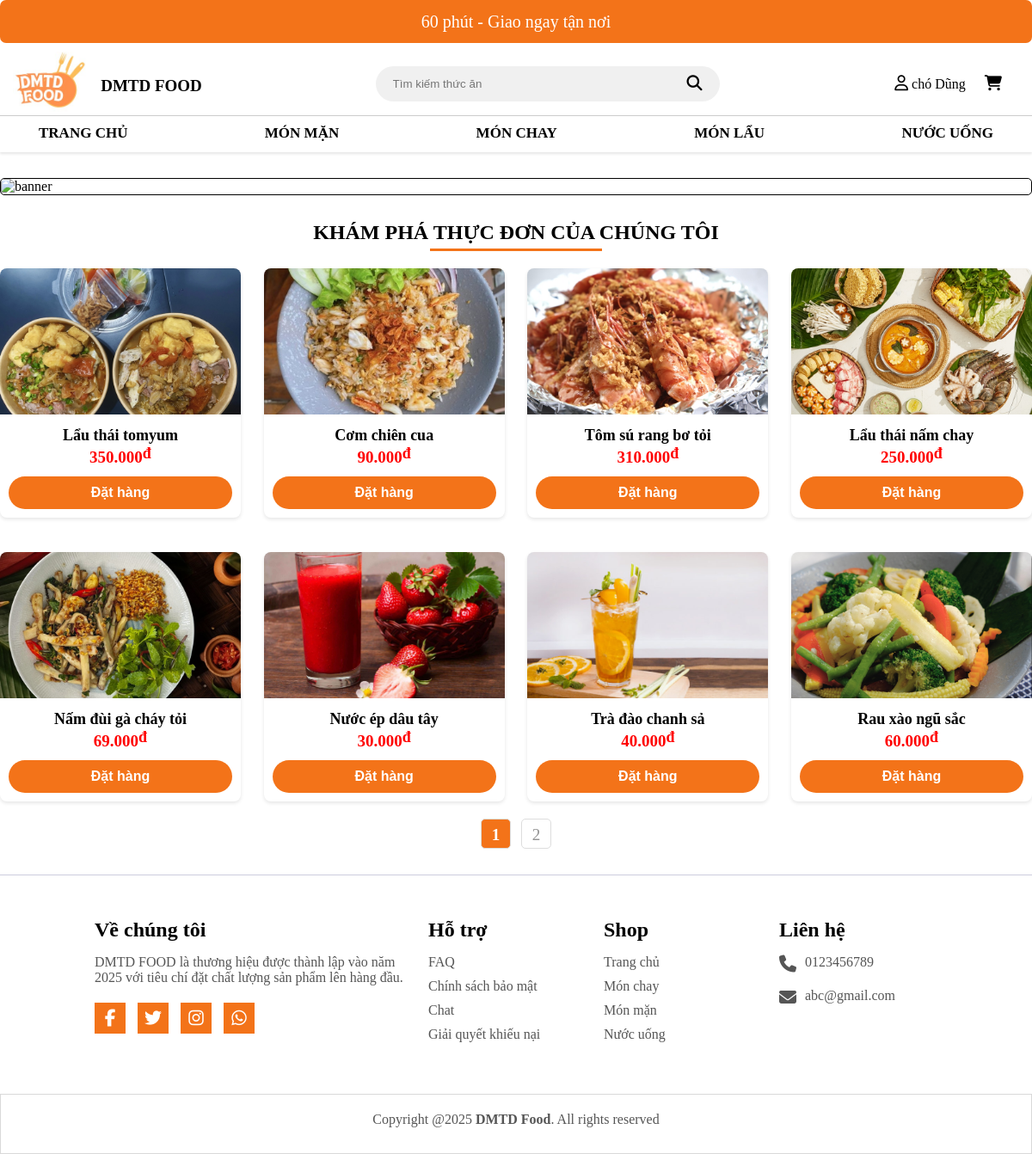
The app's page /controller/index.php (signed in) with its own data.
### tables this page shows
CREATE TABLE `sanpham` (
  `MaSP` int(250) NOT NULL,
  `MaLoaiSP` int(250) NOT NULL,
  `TenSP` varchar(70) NOT NULL,
  `DonGia` int(11) NOT NULL,
  `MoTa` varchar(250) NOT NULL,
  `HinhAnh` varchar(200) NOT NULL,
  `TrangThai` int(10) NOT NULL DEFAULT 1,
  `SoLuongBan` int(10) NOT NULL DEFAULT 0
);

### controller/index.php (called while the page is built, shortened)
<?php
include "../view/header.php";
?>
<?php
include "../model/thuvien.php";
$conn = ketnoidb();
$limit = 8;
$sql_count = "SELECT COUNT(*) AS TongSanPham FROM sanpham";
$result_count = mysqli_query($conn, $sql_count);
$row = mysqli_fetch_assoc($result_count);
$total_products = $row['TongSanPham'];
$total_pages = ceil($total_products / $limit);
$page = isset($_GET['page']) ? (int)$_GET['page'] : 1;
$products = upLoadSanPham($page, $limit);
?>
<?php include "../view/home.php"?>
<?php
include "../view/footer.php";
?>

### model/thuvien.php (called while the page is built, shortened)
<?php
function ketnoidb(){
    $serve= "localhost";
    $user = "root";
    $password = "";
    $database = "web";
    $conn= new mysqli($serve,$user,$password,$database);
    return $conn;
}
function upLoadSanPham($page = 1, $limit = 6) {
  $conn = ketnoidb();
  $offset = ($page - 1) * $limit;
  $sql = "SELECT * FROM sanpham ORDER BY MaSP DESC LIMIT $limit OFFSET $offset";
  $result = mysqli_query($conn, $sql);
  $products = [];
  while ($pro = mysqli_fetch_assoc($result)) {
      $products[] = $pro;
  }
  return $products;
}
?>

### view/home.php (the view, shortened to what this page needs)
<section>
    <div id="wrapper">
        <div class="headline">
            <div class="section-title">Khám phá thực đơn của chúng tôi</div>
            <div class="header-underline"></div>
        </div>
    </div>
<div class="products">
 <?php if (!empty($products)): ?>
        <?php foreach ($products as $product): ?>
            <div class="products-item">
                <div class="product-top">
                    <a href="#t<?= $product['MaSP'] ?>" class="product-thumb">
                        <img src="../view/img/product/<?= htmlspecialchars($product['HinhAnh']) ?>" alt="<?= htmlspecialchars($product['TenSP']) ?>">
                    </a>
                </div>
                <div class="product-info">
                    <a href="#" class="product-name"><?= htmlspecialchars($product['TenSP']) ?></a>
                    <div class="product-price">
                        <span class="price"><?= number_format($product['DonGia'], 0, ',', '.') ?><span class="currency">đ</span></span>
                    </div>
                    <form action="index.php?act=cart" method="post">
                        <input type="submit" name="addcart" value="Đặt hàng">
                    </form>
                </div>
            </div>
        <?php endforeach; ?>
    <?php else: ?>
        <p>Không có sản phẩm nào!</p>
    <?php endif; ?>
</div>
<ul class="pagination product_pagination">
    <?php for ($i = 1; $i <= $total_pages; $i++): ?>
        <li class="pagination_item <?= ($page == $i ? 'pagination_active' : '') ?>">
            <a href="../controller/index.php?page=<?= $i ?>" class="pagination_item_link">
                <?= $i ?>
            </a>
        </li>
    <?php endfor; ?>
</ul>
</section>

### view/css/style.css (style rules this page uses)
* { box-sizing: border-box; margin: 0; padding: 0; }
.pagination { display: flex; justify-content: center; align-items: center; list-style: none; }
.product_pagination { margin-bottom: 30px; }
.pagination_item { margin: 0 12px; }
.pagination_active .pagination_item_link { background-color: #f37319; color: white; }
.pagination_item_link { display: block; color: #939393; font-weight: 350; font-size: 1.5rem; min-width: 40px; height: 30px; text-align: center; line-height: 30px; border-radius: 3px; }
.headline { text-align: center; margin: 20px auto; }
.headline .section-title { font-size: 24px; font-weight: bold; color: #000; text-transform: uppercase; display: inline-block; }
.headline .header-underline { width: 200px; height: 3px; background-color: #f37319; margin: 5px auto 0; }
.products { list-style-type: none; padding: 0; margin: 0 auto; display: flex; justify-content: space-between; gap: 20px; flex-wrap: wrap; }
.products-item { text-align: center; border-radius: 8px; width: calc(25% - 20px); background-color: #fff; overflow: hidden; margin-bottom: 20px; box-shadow: 0 2px 4px rgba(0, 0, 0, 0.1); transition: transform 0.3s ease, box-shadow 0.3s ease; flex-direction: column; }
.product-thumb img { width: 100%; height: 170px; object-fit: cover; transition: transform 0.3s ease; }
.product-info { padding: 10px; flex-grow: 1; }
.product-name { font-size: 18px; text-decoration: none; font-weight: bold; color: black; margin-bottom: 5px; }
.product-price { font-size: 24px; margin-bottom: 10px; }
.product-price .price { font-size: 19px; font-weight: bold; color: red; }
.currency { font-size: 18px; vertical-align: top; }
input[type="submit"] { display: inline-flex; align-items: center; justify-content: center; background-color: #f37319; color: #fff; padding: 10px 20px; border: none; border-radius: 20px; cursor: pointer; width: 100%; text-align: center; font-size: 16px; font-weight: bold; transition: background-color 0.3s ease; }
.pagination { display: flex; justify-content: center; align-items: center; padding: 0; list-style: none; }
.pagination_item { margin: 0 6px; }
.pagination_item_link { display: block; text-decoration: none; color: #939393; font-weight: 400; font-size: 1.2rem; min-width: 35px; height: 35px; text-align: center; line-height: 35px; border-radius: 5px; border: 1px solid #ddd; transition: 0.3s; }
.pagination_active .pagination_item_link { background-color: #f37319; color: white; font-weight: bold; }

### view/home.php (style rules this page uses)
.headline { text-align: center; margin: 20px auto; }
.headline .section-title { font-size: 24px; font-weight: bold; color: #000; text-transform: uppercase; display: inline-block; }
.headline .header-underline { width: 200px; height: 3px; background-color: #f37319; margin: 5px auto 0; }
.products { list-style-type: none; padding: 0; margin: 0 auto; display: flex; justify-content: space-between; gap: 20px; flex-wrap: wrap; }
.products-item { text-align: center; border-radius: 8px; width: calc(25% - 20px); background-color: #fff; overflow: hidden; margin-bottom: 20px; box-shadow: 0 2px 4px rgba(0, 0, 0, 0.1); transition: transform 0.3s ease, box-shadow 0.3s ease; flex-direction: column; }
.product-thumb img { width: 100%; height: 170px; object-fit: cover; transition: transform 0.3s ease; }
.product-info { padding: 10px; flex-grow: 1; }
.product-name { font-size: 18px; text-decoration: none; font-weight: bold; color: black; margin-bottom: 5px; }
.product-price { font-size: 24px; margin-bottom: 10px; }
.product-price .price { font-size: 19px; font-weight: bold; color: red; }
.currency { font-size: 18px; vertical-align: top; }
input[type="submit"] { display: inline-flex; align-items: center; justify-content: center; background-color: #f37319; color: #fff; padding: 10px 20px; border: none; border-radius: 20px; cursor: pointer; width: 100%; text-align: center; font-size: 16px; font-weight: bold; transition: background-color 0.3s ease; }
.pagination { display: flex; justify-content: center; align-items: center; padding: 0; list-style: none; }
.product_pagination { margin-bottom: 30px; }
.pagination_item { margin: 0 6px; }
.pagination_item_link { display: block; text-decoration: none; color: #939393; font-weight: 400; font-size: 1.2rem; min-width: 35px; height: 35px; text-align: center; line-height: 35px; border-radius: 5px; border: 1px solid #ddd; transition: 0.3s; }
.pagination_active .pagination_item_link { background-color: #f37319; color: white; font-weight: bold; }

### records on screen
sanpham: HinhAnh (picture), TenSP "Lẩu thái tomyum", DonGia "350.000"
sanpham: HinhAnh (picture), TenSP "Cơm chiên cua", DonGia "90.000"
sanpham: HinhAnh (picture), TenSP "Tôm sú rang bơ tỏi", DonGia "310.000"
sanpham: HinhAnh (picture), TenSP "Lẩu thái nấm chay", DonGia "250.000"
sanpham: HinhAnh (picture), TenSP "Nấm đùi gà cháy tỏi", DonGia "69.000"
sanpham: HinhAnh (picture), TenSP "Nước ép dâu tây", DonGia "30.000"
sanpham: HinhAnh (picture), TenSP "Trà đào chanh sả", DonGia "40.000"
sanpham: HinhAnh (picture), TenSP "Rau xào ngũ sắc", DonGia "60.000"

### other values on screen
$tenDangNhap "chó Dũng"
